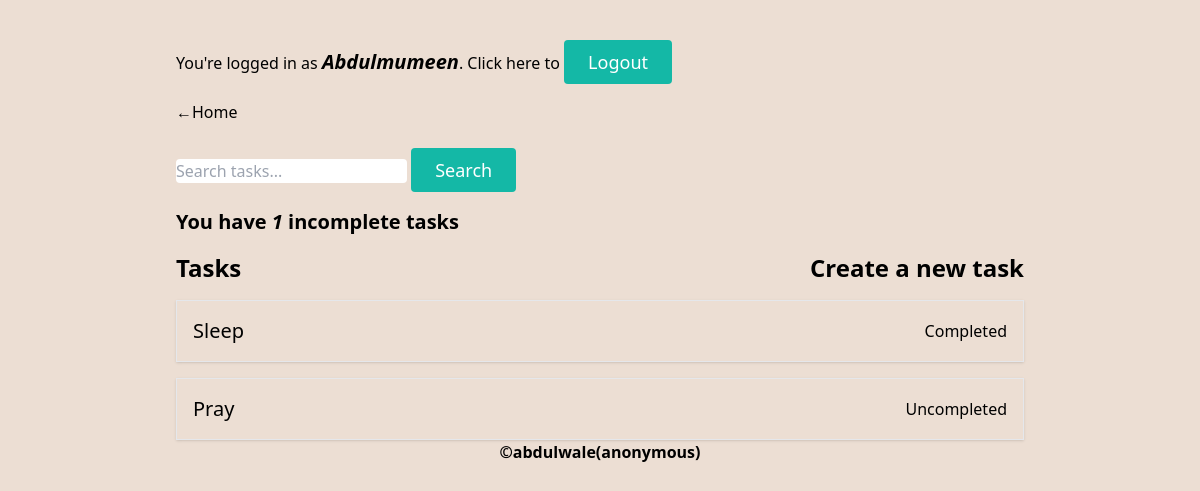
Before: /todo-app/ (signed in) with the older database file.
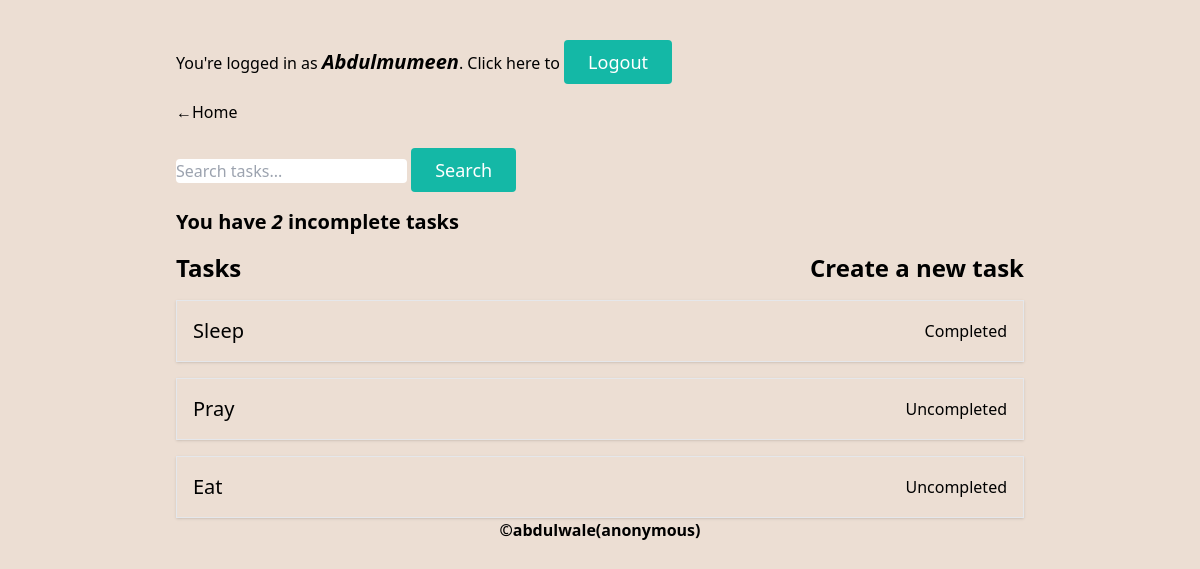
After: the same page with the newer database file.
### todo_app/models.py (models this page shows)
class Task(models.Model):
    user = models.ForeignKey(User, on_delete=models.CASCADE)
    title = models.CharField(max_length=25)
    description = models.TextField()
    created_at = models.DateTimeField(auto_now_add=True)
    is_completed = models.BooleanField(default=False)
    updated = models.DateTimeField(auto_now=True)
    class Meta:
        ordering = ['-is_completed']
    def __str__(self):
        return self.title

### todo_app/views.py (the view)
# urls.py: path('', homePage, name="home-page"),
@login_required
def homePage(request):
    q = request.GET.get('q', None)
    if q is None or q is "":
        tasks = Task.objects.filter(user=request.user)
    elif q is not None:
        tasks = Task.objects.filter(user=request.user, title__icontains=q)
    count = Task.objects.filter(user=request.user, is_completed=False).count()
    return render(request, 'todo_app/homepage.html', {'tasks':tasks, 'count':count})

### todo_app/templates/todo_app/homepage.html
{% extends "todo_app/base.html" %} {% block title %}Tasks{% endblock %}
{% block content %}
<a href="{% url 'land-page' %}">&larr;Home</a>
<nav>
  <div class="flex justify-between items-center">
    <form action="" method="get">
      <input
        type="text"
        id="q"
        name="q"
        value="{{ request.GET.q }}"
        placeholder="Search tasks..."
        aria-label="Search"
        class="rounded"
      />
      <button
        class="mt-6 inline-flex text-white bg-teal-500 border-0 py-2 px-6 focus:outline-none hover:bg-teal-600 rounded text-lg"
        type="submit"
      >
        Search
      </button>
    </form>
  </div>
</nav>
<h3 class="mt-4 mb-4 text-xl font-bold">
  You have <em>{{count}}</em> incomplete tasks
</h3>
<div class="flex mb-4 mt-4 font-bold text-2xl justify-between items-center">
  <h2>Tasks</h2>
  <a class="items-end" href="{% url 'todo-app:create-page' %}"
    >Create a new task</a
  >
</div>
<ul class="space-y-4">
  {% for task in tasks %}
  <div
    class="flex py-4 px-4 justify-between items-center shadow border border-solid"
  >
    <div>
      <li>
        <a class="text-xl" href="{% url 'todo-app:detail-page' task.pk %}"
          >{{task}}</a
        >
      </li>
    </div>
    <div>
      {% if task.is_completed %}
      <p>Completed</p>
      {% else %}
      <p>Uncompleted</p>
      {% endif %}
    </div>
  </div>
  {% endfor %}
</ul>
{% endblock %}

### todo_app/templates/todo_app/base.html (shortened to what this page needs)
{% load static tailwind_tags %}
<!DOCTYPE html>
<html lang="en">
  <head>
    {% tailwind_css %}
  </head>
  <body class="max-h-screen bg-[#ecded3]">
    <div class="max-w-4xl p-6 px-6 mx-auto mt-4">
      <div class="mb-4">
        {% if user.is_authenticated %}
        <p>
          You're logged in as
          <em class="text-xl font-bold">{{request.user}}</em>. Click here to
          <a
            class="inline-flex text-white bg-teal-500 border-0 py-2 px-6 focus:outline-none hover:bg-teal-600 rounded text-lg"
            href="{% url 'logout' %}"
            >Logout</a
          >
        </p>
        {% endif %}
      </div>
      {% block content %} {% endblock %}
      <footer class="text-center font-bold text-black">
        &copy;<a href="https://github.com/Abdulmumin3/DJTodoApp"
          >abdulwale(anonymous)</a
        >
      </footer>
    </div>
  </body>
</html>

Changed rows visible on the page:
added Task: title "Eat", is_completed "Uncompleted"
Other visible differences:
{{ count }}: "1" → "2"
